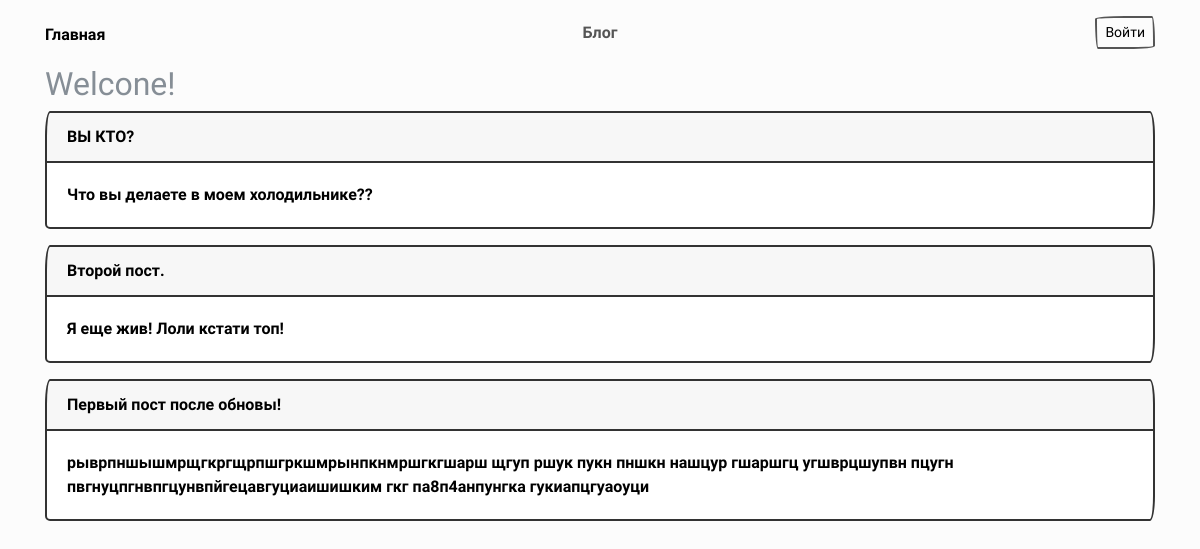
Before: / with the older database file.
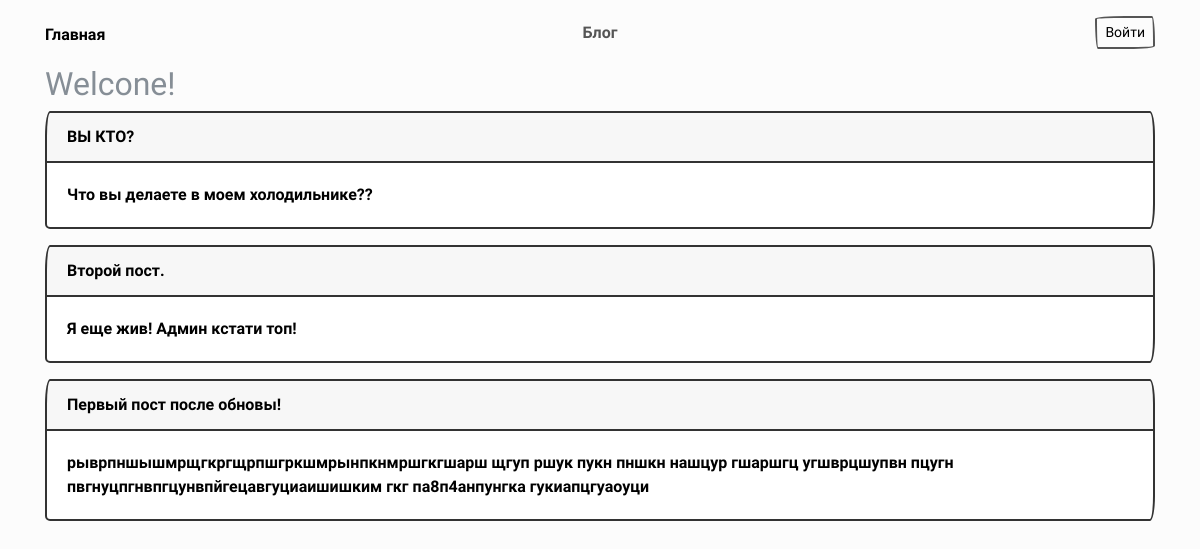
After: the same page with the newer database file.
### main/models.py (models this page shows, shortened)
class Post(models.Model):
    title = models.CharField('Название', max_length=50)
    discription = models.TextField('Описание')

### main/views.py (the view)
# urls.py: path('', views.index, name='home'),
def index(request):
    user = ''
    is_a = request.user.is_authenticated
    if is_a:
        user = request.user
    posts = Post.objects.order_by('-id')
    return render(request, 'main/index.html', {'posts': posts, 'is_a': is_a, 'user': user})

### main/templates/main/index.html (shortened to what this page needs)
{% extends 'main/base.html' %}
{% block login %}
    {% if is_a %}
    Выйти
    {% else %}
    Войти
    {% endif %}
{% endblock %}
{% block content %}
    <h2 class="text-muted">Welcone! {{ user }}</h2>
    {% for el in posts %}
        <a href="{% url 'post_detal' id=el.id %}">
            <div class="card border-primary mb-3">
                <div class="card-header">{{ el.title }}</div>
                <div class="card-body">
                <p class="card-text"> {{ el.discription }} </p>
                </div>
            </div>
        </a>
    {% endfor %}
{% endblock %}

Changed rows visible on the page:
changed Post "Второй пост.": discription "Я еще жив! Лоли кстати топ!" → "Я еще жив! Админ кстати топ!"
